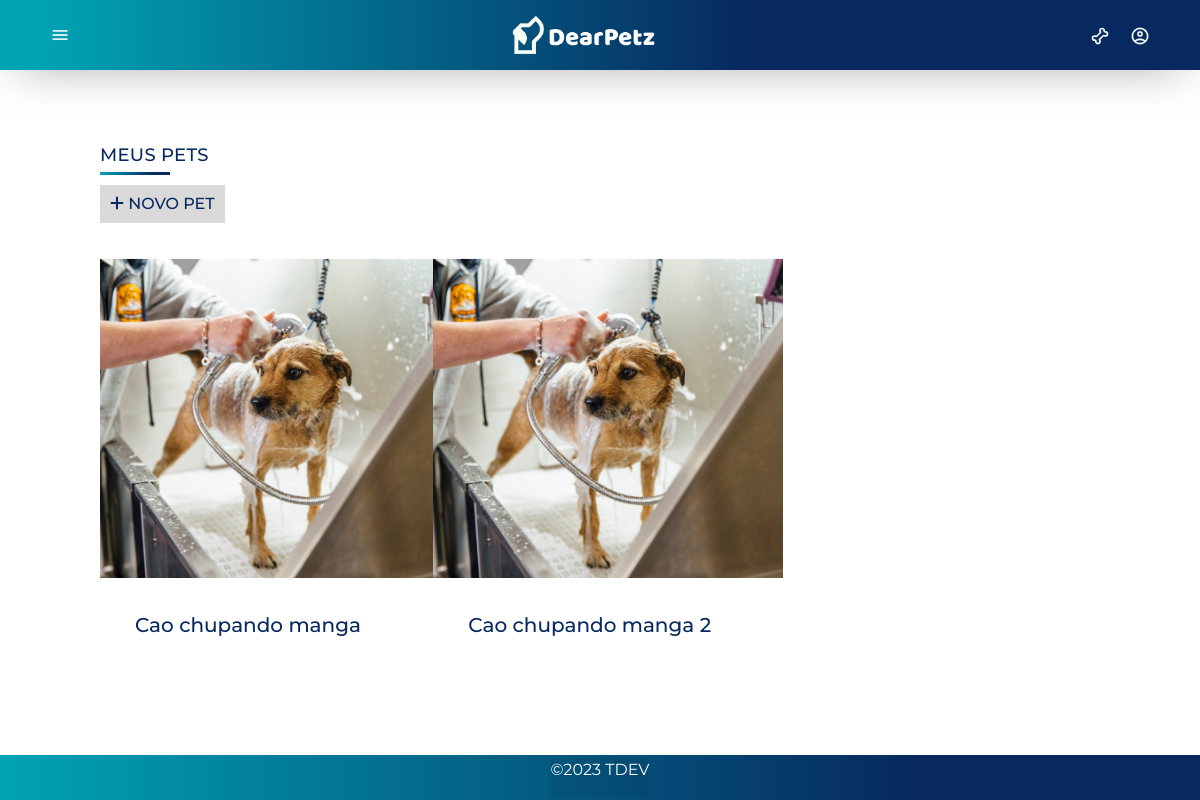
The page /pet/index.php (signed in) on the database as committed earlier.
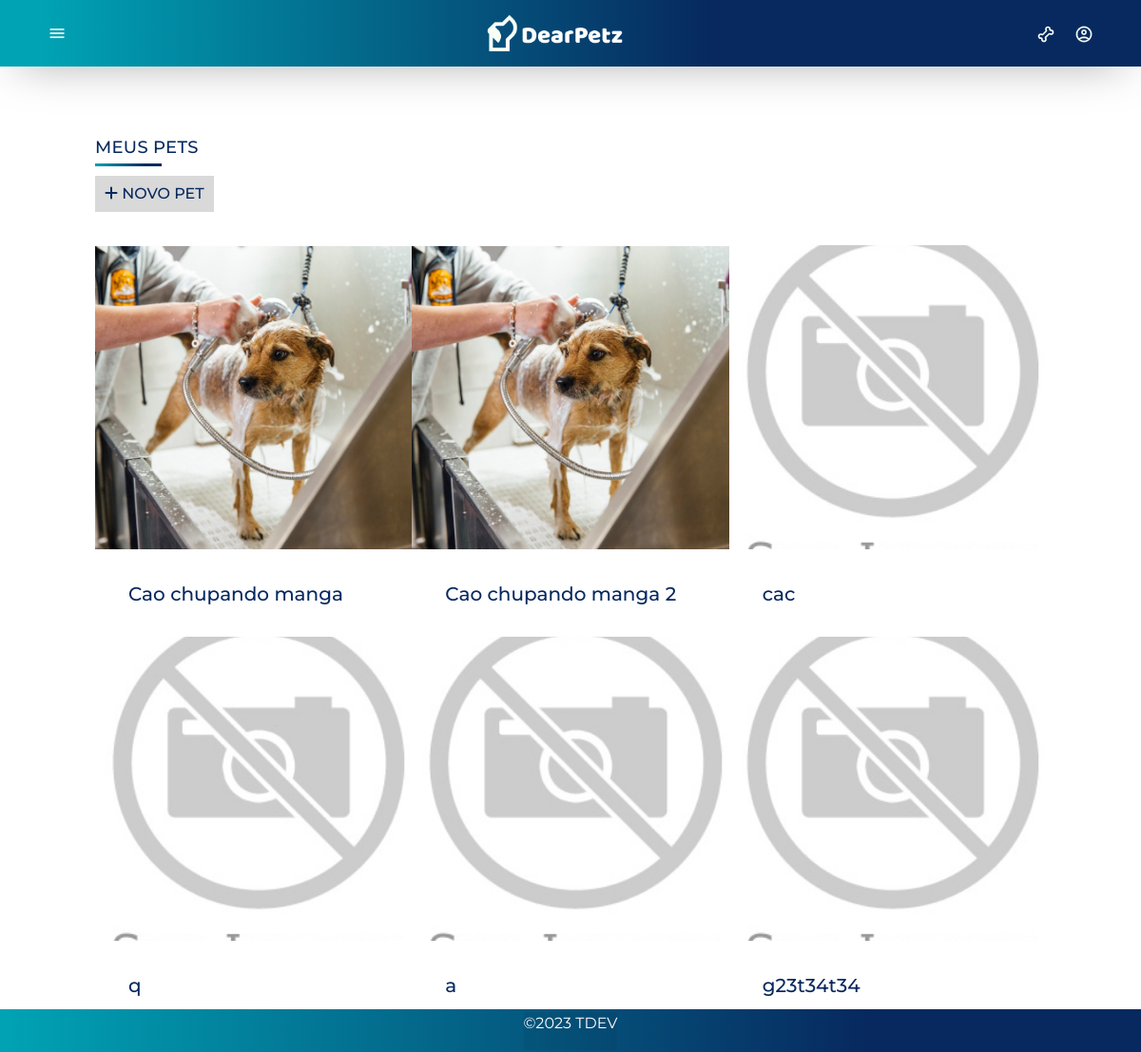
The same page on the database as committed later.
### tables this page shows
CREATE TABLE `pets` (
  `id` int(11) NOT NULL,
  `id_tutor` int(11) NOT NULL,
  `nome` varchar(50) NOT NULL,
  `tipo` varchar(20) NOT NULL,
  `sexo` varchar(10) NOT NULL,
  `raca` varchar(50) NOT NULL,
  `datanasc` varchar(11) NOT NULL,
  `foto` varchar(30) DEFAULT NULL
);

### inc/database.php (called while the page is built, shortened)
<?php
	 function open_database() {
		try {
			$conn = new mysqli(DB_HOST, DB_USER, DB_PASSWORD, DB_NAME);
			$conn -> set_charset ("utf8");
			return $conn;
		} catch (Exception $e) {
			echo "<h3>Ocorreu um erro:\n<br>".$e->getMessage(). "</h3>";
			return null;
		}
	}
function filter( $table = null, $p = null ) {
	$database = open_database();
	$found = null;
	try {
	  if ($p) {
		$sql = "SELECT * FROM " . $table . " WHERE " . $p;
		$result = $database->query($sql);
		if ($result->num_rows> 0) {
		  $found = array();
		  while ($row = $result->fetch_assoc()) {
			array_push($found, $row);
		  }
		} else {
			throw new Exception ("Não foram encontrados registros de dados!");
		}
	  }
	} catch (Exception $e) {
	  $_SESSION['message'] = "Ocorreu um erro: " . $e->GetMessage();
	  $_SESSION['type'] = 'danger';
	}
	return $found;
  }

### pet/functions.php (called while the page is built, shortened)
<?php
function index($id=null) {
  $id = $_SESSION['id'];
  $pets = filter('pets', "id_tutor =  $id");
}
?>

### pet/index.php (the view, shortened to what this page needs)
<?php
require_once('functions.php');
index();
include_once(HEADER_TEMPLATE);
?>
<section class="empresas" style="margin-bottom: 50px">
	<h2 class="titulo">Meus Pets</h2>
	<?php if (isset($_SESSION['id'])): ?>
		<a href="add.php"><button type="button" id="novo-pet"><i class="fa fa-plus"></i> novo pet</button></a>
	<?php endif; ?>
	<ul class="pets">
		<div class="container text-center">
			<div class="row">
				<?php if ($pets): ?>
					<?php foreach ($pets as $pet): ?>
						<div class="col-md-4" style='padding: 0; padding-bottom: 0px;'>
							<a href="edit.php?id=<?php echo $pet['id']; ?>">
								<li class="pet">
									<?php
									if (!empty($pet['foto'])) {
										echo "<img src=\"imagens/" . $pet['foto'] . "\"  width=\"350px\"height=\"250px\" border-radius=\"70px\">";
									} else {
										echo "<img src=\"imagens/SemImagem.png\" class=\"card-img-top\" width=\"200px\"height=\"200px\">";
									}
									?>
									<br>
									<h4>
										<div style="font-size: 20px;" > <?php echo $pet['nome']; ?> </div>
									</h4>
								</li>
							</a>
						</div>
					<?php endforeach; ?>
				<?php else: ?>
					<p>Você ainda não possui Pets</p>
				<?php endif; ?>
			</div>
		</div>
	</ul>
</section>
<?php
include(FOOTER_TEMPLATE);
?>

### inc/header.php (shortened to what this page needs)
<!DOCTYPE html>
<html lang="en">
  <head>
	<link rel="stylesheet" href="<?php echo BASEURL; ?>css/custom.css">
	<link rel="stylesheet" href="<?php echo BASEURL; ?>css/reset.css" />
    <link rel="stylesheet" href="<?php echo BASEURL; ?>css/header.css" />
    <link rel="stylesheet" href="<?php echo BASEURL; ?>css/global-style.css" />
    <link rel="stylesheet" href="<?php echo BASEURL; ?>css/secao-bem-vindos.css" />
    <link rel="stylesheet" href="<?php echo BASEURL; ?>css/secao-empresas.css" />
    <link rel="stylesheet" href="<?php echo BASEURL; ?>css/footer.css" />
    <link rel="stylesheet" href="<?php echo BASEURL; ?>css/responsivo.css" />
    <link rel="stylesheet" href="<?php echo BASEURL; ?>css/bootstrap/bootstrap.min.css">
	<link rel="stylesheet" href="<?php echo BASEURL; ?>css/awesome/all.min.css">
	<link rel="stylesheet" href="<?php echo BASEURL; ?>css/style.css">
  <link rel="stylesheet" href="<?php echo BASEURL; ?>css/pets.css">
  <link rel="stylesheet" href="<?php echo BASEURL; ?>css/agendamentos.css">
  <link rel="stylesheet" href="<?php echo BASEURL; ?>css/cadastro.css">
    <link href="https://cdn.jsdelivr.net/npm/select2@4.1.0-rc.0/dist/css/select2.min.css" rel="stylesheet" />
  </head>
  <body>
    <header class="header">
      <div class="header-div">
        <img
          class="icone-menu"
          src="<?php echo BASEURL?>images/icons/IconMenu.png"
          alt="Icone de Menu"
        />
        <a href="<?php echo BASEURL; ?>">
          <img class="logo" src="<?php echo BASEURL?>images/Logo.png" alt="Logo da página" />
				</a>
        <nav class="navegacao">
        <a href="<?php echo BASEURL; ?>pet">
          <img
                class="icone-osso"
                src="<?php echo BASEURL?>images/icons/osso.svg"
                alt="Icone de osso"
              />
        </a>
          <?php if ((isset($_SESSION['id_empresa']) & $_SESSION['id_empresa'] != null) || (isset($_SESSION['id']))): ?>
            <a class="nav-link" data-bs-toggle="modal" data-bs-target="#usuarioModal" >
              <img
                class="icone-usuario"
                src="<?php echo BASEURL?>images/icons/conta.png"
                alt="Icone de usuário"
              />
            </a>
          <?php endif;?>
        </nav>
      </div>
    </header>
  <main>

### inc/footer.php (shortened to what this page needs)
</main>
<footer id="footer" >
	<?php
		$d = new DateTime("now");
		$d->format('Y');
	?>
	<div  style="background-color: rgba(0, 0, 0, 0.05);">
		<p style="color: #fff;">&copy;<?php echo $d->format('Y');?> TDEV </p>
	</div>
</footer>
	<link rel="stylesheet" href="https://cdnjs.cloudflare.com/ajax/libs/font-awesome/6.4.2/css/all.min.css" />
</body>
</html>

### css/custom.css (style rules this page uses)
:root { --amarelo: #ffcc00; --cinza: #cccccc; }

### css/header.css (style rules this page uses)
.header { background: linear-gradient(90deg, #00a3b4 3.36%, rgba(7, 41, 95) 62.36%); width: 100%; box-shadow: 0px 10px 50px -20px rgba(0, 0, 0, 0.5); position: relative; }
.header .header-div { margin: 0 auto; height: 70px; display: flex; align-items: center; justify-content: space-between; padding: var(--padding-padrao); }
.header .logo { width: 150px; }
.header img { width: 20px; }
.header .icone-menu:hover, .header .navegacao .icone-osso, .header .navegacao .icone-usuario { cursor: pointer; }
.header .navegacao { display: flex; gap: 20px; }

### css/global-style.css (style rules this page uses)
:root { --largura-da-pagina: 1440px; --padding-padrao: 0 50px; }
main { overflow-y: scroll; height: calc(100% - 70px); width: 100%; overflow-x: hidden; }
body { font-family: "Montserrat", sans-serif; display: flex; flex-direction: column; align-items: center; overflow: hidden; height: 100vh; }
section { width: 60%; margin: 0 auto; }
* { margin: 0; padding: 0; box-sizing: border-box; }
li { list-style: none; }
a { text-decoration: none; color: unset; }

### css/secao-empresas.css (style rules this page uses)
.empresas { max-width: var(--largura-da-pagina); width: 100%; padding: 50px 100px 0px; }
.empresas .titulo { font-family: 'Montserrat'; font-size: 18px; font-weight: 500; letter-spacing: 0.3px; text-transform: uppercase; margin-top: 25px; position: relative; color: #07295f; }
.empresas .titulo::after { bottom: -8px; content: ""; position: absolute; display: block; width: 70px; height: 3px; background-image: linear-gradient( 90deg, rgba(0, 163, 180, 1) 0%, rgba(7, 41, 95, 1) 76% ); }

### css/footer.css (style rules this page uses)
#footer { display: flex; align-items: center; justify-content: center; position: fixed; left: 0; bottom: 0; width: 100%; background: rgb(0,163,180); background: linear-gradient(90deg, rgba(0,163,180,1) 0%, rgba(7,41,95,1) 76%); color: white; height: 45px; z-index: 1; }

### css/style.css (style rules this page uses)
#actions, h2 { font-family: 'Montserrat'; margin-top: 10px; }
h5,h2, H4, label { font-family: 'Montserrat'; color: whitesmoke; }
h4 { font-family: 'Montserrat'; }
p { color: whitesmoke; font-family: 'Montserrat'; }
body { font-family: 'Montserrat'; overflow-x: hidden; }
a { text-decoration: none; color: currentColor; }
* { padding: 0; margin: 0; box-sizing: border-box; }
h2,label, p, a, h4 { color: #07295F; }

### css/pets.css (style rules this page uses)
.pets { padding-left: 0px; }
.pets { max-width: var(--largura-da-pagina); width: 100%; padding: 10px 0px 0px; }
.empresas #novo-pet { margin-top: 10px; padding: 7px 10px; text-transform: uppercase; color: #07295f; font-weight: 500; border: none; background-color: #d9d9d9; cursor: pointer; align-self: flex-start; }
.empresas .pets .pet { margin-top: 25px; display: flex; flex-wrap: wrap; gap: 35px; }
.empresas .pets .pet img { width: 350px; height: 320px; object-fit: cover; }

Rows that differ between the two databases and show on the page:
added pets: nome "cac"
added pets: nome "q"
added pets: nome "a"
added pets: nome "g23t34t34"
